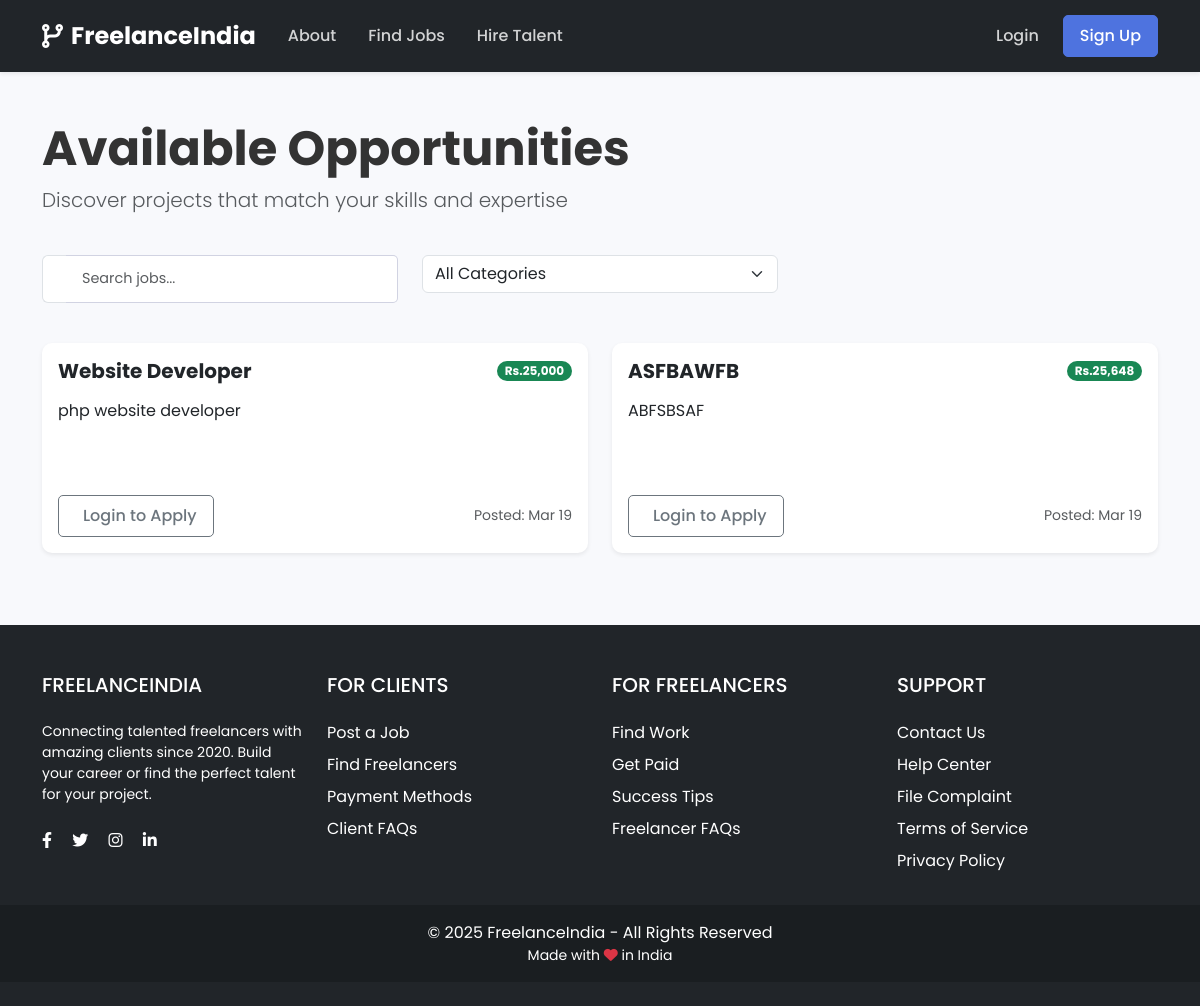
Page /jobs/browse-jobs.php on the committed database.
### tables this page shows
CREATE TABLE `jobs` (
  `id` int(11) NOT NULL,
  `client_id` int(11) DEFAULT NULL,
  `title` varchar(100) DEFAULT NULL,
  `description` text DEFAULT NULL,
  `budget` decimal(10,2) DEFAULT NULL,
  `status` enum('open','closed') DEFAULT 'open',
  `created_at` timestamp NOT NULL DEFAULT current_timestamp()
);

### jobs/browse-jobs.php (the view, shortened to what this page needs)
<?php
include '../includes/header.php';
include '../includes/db.php';
$jobs = $pdo->query("SELECT * FROM jobs WHERE status='open'")->fetchAll();
?>
<div class="container py-5">
    <div class="row mb-4">
        <div class="col">
            <h1 class="display-5 fw-bold">Available Opportunities</h1>
            <p class="lead text-muted">Discover projects that match your skills and expertise</p>
        </div>
        <div class="col-auto d-flex align-items-center">
        </div>
    </div>
    <div class="row mb-4">
        <div class="col-md-6 col-lg-4 mb-3">
            <div class="input-group">
                <span class="input-group-text bg-white border-end-0"><i class="bi bi-search"></i></span>
                <input type="text" id="jobSearch" class="form-control border-start-0" placeholder="Search jobs...">
            </div>
        </div>
        <div class="col-md-6 col-lg-4">
            <select class="form-select" id="jobFilter">
                <option value="all">All Categories</option>
            </select>
        </div>
    </div>
    <div class="row" id="jobsList">
        <?php if (count($jobs) > 0) : ?>
            <?php foreach ($jobs as $job) : ?>
                <div class="col-lg-6 mb-4">
                    <div class="card h-100 border-0 shadow-sm hover-shadow">
                        <div class="card-body">
                            <div class="d-flex justify-content-between align-items-center mb-3">
                                <h5 class="card-title mb-0 fw-bold"><?= htmlspecialchars($job['title']) ?></h5>
                                <span class="badge bg-success rounded-pill">Rs.<?= number_format($job['budget']) ?></span>
                            </div>
                            <p class="card-text text-truncate-3 mb-4"><?= nl2br(htmlspecialchars($job['description'])) ?></p>
                            <div class="d-flex justify-content-between align-items-center">
                                <?php if (isset($_SESSION['user_id']) && $_SESSION['role'] === 'freelancer') : ?>
                                    <a href="job-details.php?id=<?= $job['id'] ?>" class="btn btn-outline-primary">
                                        <i class="bi bi-eye me-2"></i>View Details
                                    </a>
                                <?php elseif (!isset($_SESSION['user_id'])) : ?>
                                    <a href="../auth/login.php" class="btn btn-outline-secondary">
                                        <i class="bi bi-box-arrow-in-right me-2"></i>Login to Apply
                                    </a>
                                <?php else: ?>
                                    <span class="text-muted"><i class="bi bi-info-circle me-2"></i>For freelancers only</span>
                                <?php endif; ?>
                                <small class="text-muted">Posted: <?= date('M d', strtotime($job['created_at'] ?? 'now')) ?></small>
                            </div>
                        </div>
                    </div>
                </div>
            <?php endforeach; ?>
        <?php endif; ?>
    </div>
</div>
<?php include '../includes/footer.php'; ?>

### assets/css/style.css (style rules this page uses)
:root { --primary-color: #4e73df; --secondary-color: #1cc88a; --dark-color: #2e384d; --light-color: #f8f9fc; --danger-color: #e74a3b; --warning-color: #f6c23e; --success-color: #1cc88a; --info-color: #36b9cc; }
body { font-family: 'Poppins', sans-serif; background-color: #f8f9fc; color: #333; }
.card { border: none; border-radius: 10px; box-shadow: 0 0.15rem 1.75rem 0 rgba(58, 59, 69, 0.15); transition: all 0.3s ease; }
.btn { border-radius: 5px; font-weight: 500; padding: 0.5rem 1rem; transition: all 0.3s ease; }
.form-control { border-radius: 5px; padding: 0.75rem 1rem; font-size: 0.9rem; border: 1px solid #d1d3e2; }

### jobs/browse-jobs.php (style rules this page uses)
.text-truncate-3 { display: -webkit-box; -webkit-line-clamp: 3; -webkit-box-orient: vertical; overflow: hidden; height: 4.5em; }
.hover-shadow { transition: transform 0.3s ease, box-shadow 0.3s ease; }

### rows in the picture
jobs: title "Website Developer", budget "25,000", description "php website developer", created_at "Mar 19"
jobs: title "ASFBAWFB", budget "25,648", description "ABFSBSAF", created_at "Mar 19"
